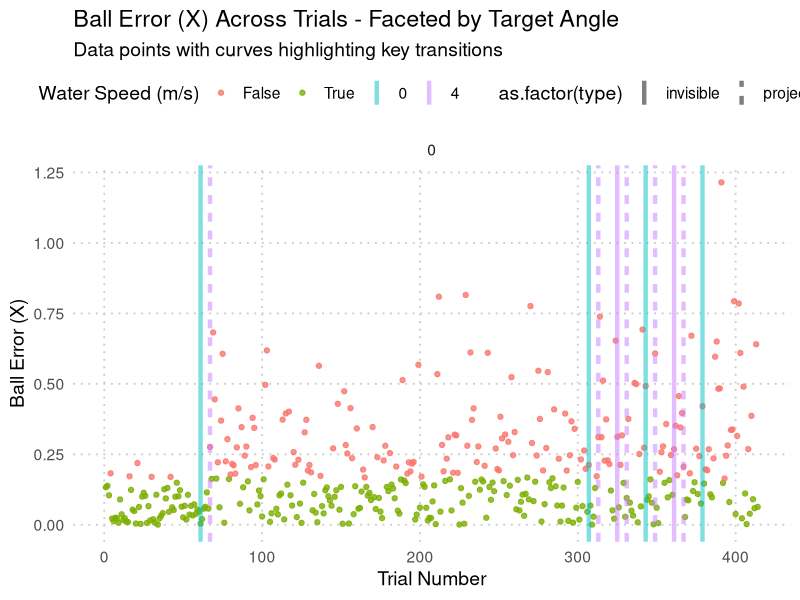
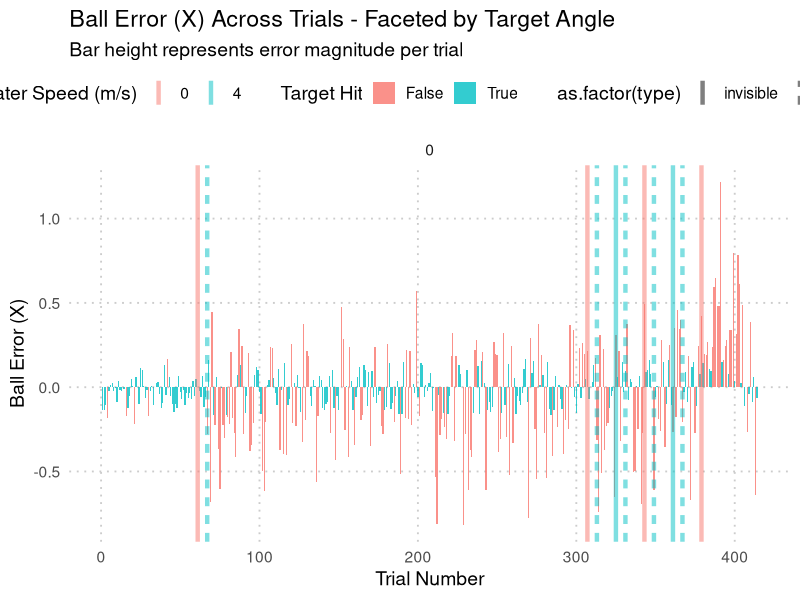
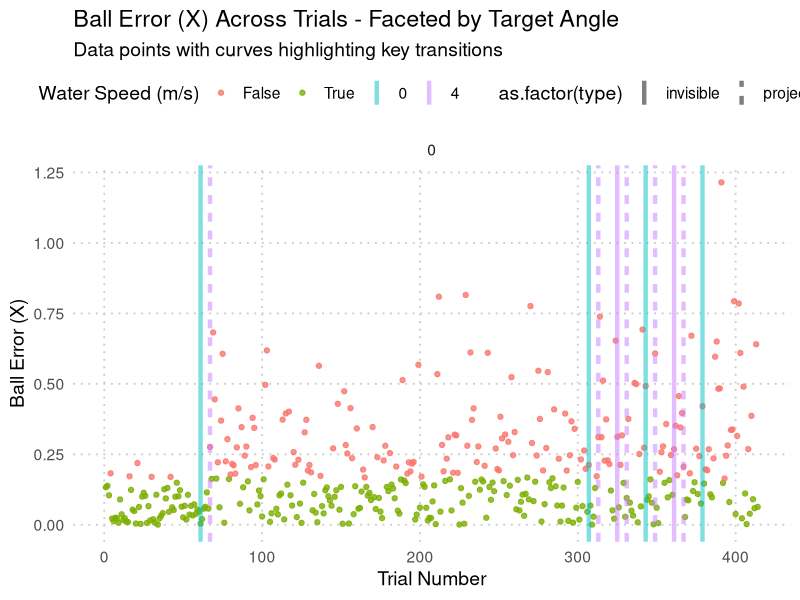
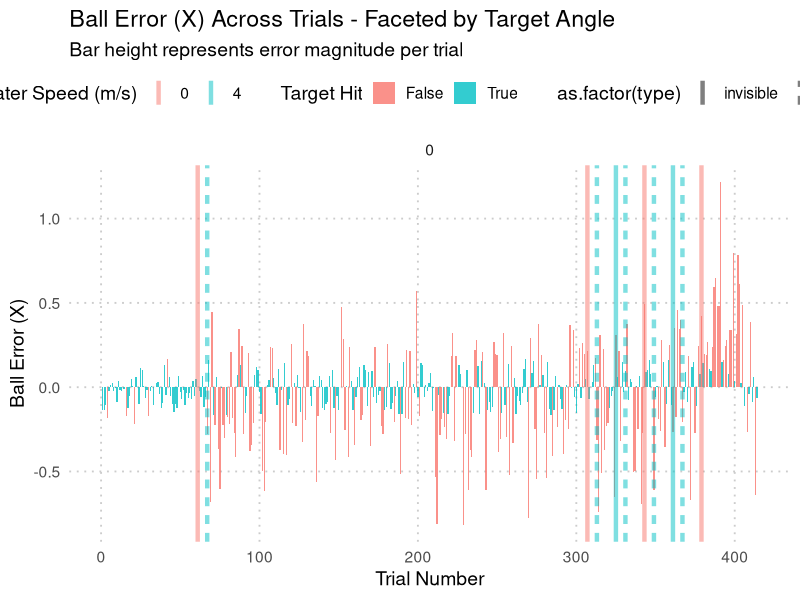

The R script that drew these images, in order: (Note: this script raises an error after producing the figures.)

# libraries
library(readr)
library(ggplot2)
library(viridis)
library(dplyr)

# variables:
text_size = 12

# load data
dat_1 <- read.csv('Pilot Data/J/trial_results_longer_paradigm.csv')

#dat_2 <- read.csv('Pilot Data/J/trial_results_40_current_0_target.csv')
#dat_2$ppid[dat_2$ppid == "123"] <- "124"
#dat_combined <- rbind(dat_1, dat_2)

dat_combined <- dat_1
  
# load save path
save_path <- "Figures/Pilot"

# create ball_error_x variable
dat_combined$ball_error_x <- dat_combined$final_ball_pos_x - dat_combined$target_position_x

# change launch angle to a numerical variable
dat_combined$launch_angle <- as.numeric(dat_combined$launch_angle)
str(dat_combined$launch_angle)

# rename water_speed_m/s to water_speed_m_s
colnames(dat_combined)[which(names(dat_combined) == "water_speed_m.s")] <- "water_speed_m_s"
dat_combined$water_speed_m_s <- as.factor(dat_combined$water_speed_m_s)
dat_combined$target_angle <- as.factor(dat_combined$target_angle)

# create abs_ball_error_x
dat_combined$abs_ball_error_x <- abs(dat_combined$ball_error_x)







# graph showing absolute ball_error_x across all trials
plt1 <- ggplot(dat_combined, aes(x = trial_num, y = abs_ball_error_x)) +
  
  # Add points with color based on target_hit
  geom_point(aes(color = as.factor(target_hit)), alpha = 0.8) +  
  
  theme_minimal(base_size = 14) +
  
  # Add vertical lines at specific trials, colored by water_speed_m_s
  geom_vline(data = dat_combined %>% filter(trial_num %in% c(61, 67, 307, 313, 325, 331, 343, 349, 361, 367, 379)), 
             aes(xintercept = trial_num, color = as.factor(water_speed_m_s), linetype = as.factor(type)), 
             size = 1.5, alpha = 0.5) +
  
  labs(
    x = "Trial Number",
    y = "Ball Error (X)",
    fill = "Target Hit",
    color = "Water Speed (m/s)",  # Added legend label for color mapping
    title = "Ball Error (X) Across Trials - Faceted by Target Angle",
    subtitle = "Data points with curves highlighting key transitions"
  ) +
  theme(
    legend.position = "top",
    panel.grid.major = element_line(color = "grey80", linetype = "dotted"),
    panel.grid.minor = element_blank()
  ) +
  facet_wrap(~target_angle)

plt1
ggsave("abs_ball_error_x.png", path = save_path, plot = plt1)


# Bar graph showing ball_error_x across all trials (faceted by target angle)
plt2 <- ggplot(dat_combined, aes(x = trial_num, y = ball_error_x, fill = as.factor(target_hit))) +
  geom_col(width = 0.8, alpha = 0.8) +  
  theme_minimal(base_size = 14) +
  
  # Add vertical lines at specific trials, colored by water_speed_m_s
  geom_vline(data = dat_combined %>% filter(trial_num %in% c(61, 67, 307, 313, 325, 331, 343, 349, 361, 367, 379)), 
             aes(xintercept = trial_num, color = as.factor(water_speed_m_s), linetype = as.factor(type)), 
             size = 1.5, alpha = 0.5) +
  labs(
    x = "Trial Number",
    y = "Ball Error (X)",
    fill = "Target Hit",
    color = "Water Speed (m/s)",  # Added legend label for color mapping
    title = "Ball Error (X) Across Trials - Faceted by Target Angle",
    subtitle = "Bar height represents error magnitude per trial"
  ) +
  theme(
    legend.position = "top",
    panel.grid.major = element_line(color = "grey80", linetype = "dotted"),
    panel.grid.minor = element_blank()
  ) +
  facet_wrap(~target_angle)



plt2
ggsave("ball_error_x.png", path = save_path, plot = plt2)

sum(dat$target_hit == 'TRUE') / sum(dat$trial_num) * 100

# Boxplots showing ball_error_x within targets (all trials)
plt3 <- ggplot(dat, aes(x = as.factor(target_angle), y = ball_error_x, color = as.factor(target_angle))) +
  geom_boxplot(width = 0.8, alpha = 0.8) +  
  theme_minimal(base_size = 14) +
  labs(
    x = "",
    y = "Ball Error (X)",
    color = "Target Angle",
    title = "Ball Error (X) Across Target Angle",
  ) +
  theme(
    legend.position = "top",
    panel.grid.major = element_line(color = "grey80", linetype = "dotted"),
    panel.grid.minor = element_blank()
  ) 
plt3
ggsave("ball_error_x_boxplot.png", path = save_path,  plot = plt3)




plt4 <- ggplot(dat, aes(x = trial_num, y = launch_Speed, fill = as.factor(target_hit))) +
  geom_col(width = 0.8, alpha = 0.8) +  
  theme_minimal(base_size = 14) +
  geom_vline(xintercept = 25, linetype = 'dashed') + # dashed line = invisible trials start
  geom_vline(xintercept = 31, linetype = 'solid') + # solid line = water current trials start
  geom_vline(xintercept = 151, linetype = 'dashed') + # dashed line = invisible trials start
  geom_vline(xintercept = 163, linetype = 'solid') + # solid line = water current trials start
  geom_vline(xintercept = 175, linetype = 'dashed') + # dashed line = invisible trials start
  labs(
    x = "Trial Number",
    y = "Launch Speed [m/s]",
    fill = "Target Hit",
    title = "Launch Speed [m/s] Across Trials - Faceted by Target Angle",
    subtitle = "Bar height represents launch speed per trial"
  ) +
  theme(
    legend.position = "top",
    panel.grid.major = element_line(color = "grey80", linetype = "dotted"),
    panel.grid.minor = element_blank()
  ) +
  facet_wrap(~target_angle)  
plt4

ggsave("launch_speed_trials.png", path = save_path, plot = plt4)



plt5 <- ggplot(dat, aes(x = trial_num, y = launch_angle, fill = as.factor(target_hit))) +
  geom_col(width = 0.8, alpha = 0.8) +  
  theme_minimal(base_size = 14) +
  geom_vline(xintercept = 25, linetype = 'dashed') + # dashed line = invisible trials start
  geom_vline(xintercept = 31, linetype = 'solid') + # solid line = water current trials start
  geom_vline(xintercept = 151, linetype = 'dashed') + # dashed line = invisible trials start
  geom_vline(xintercept = 163, linetype = 'solid') + # solid line = water current trials start
  geom_vline(xintercept = 175, linetype = 'dashed') + # dashed line = invisible trials start
  labs(
    x = "Trial Number",
    y = "Launch Angle (°)",
    fill = "Target Hit",
    title = "Launch Angle Across Trials - Faceted by Target Angle",
    subtitle = "Bar height represents launch speed per trial"
  ) +
  theme(
    legend.position = "top",
    panel.grid.major = element_line(color = "grey80", linetype = "dotted"),
    panel.grid.minor = element_blank()
  ) +
  facet_wrap(~target_angle)  
plt5

ggsave("launch_angle_trials.png", path = save_path, plot = plt5)


plt6 <- dat_combined %>%
  ggplot(aes(
    x = launch_angle,
    y = launch_Speed,
    size = -water_speed_m.s,
    color = ball_error_x
  )) +
  geom_point(alpha = 0.7, stroke = 0) +  
  theme_classic() +
  scale_size_continuous(range = c(2, 6)) +  
  scale_color_viridis_c() +  
  labs(
    x = "Launch Angle [°]",
    y = "Throw Speed [m/s]",
    size = "Water Speed [m/s]",  
    color = "Ball Error [x]"
  ) +
  theme(
    legend.position = "right",
    text = element_text(size = 14)
  )

plt6



# needs to be updated for new paradigms.......
# filter each phase of experiment
dat_baseline <- filter(dat, trial_num < 37)
dat_exposure <- filter(dat, trial_num > 36 & trial_num < 211)
dat_washout <- filter(dat, trial_num > 210)


# linear models to test if abs ball error decreases across trials (for rudimentary evidence of learning curves?)
mod_base <- lm(abs_ball_error_x ~ trial_num, data = dat_baseline)
summary(mod_base)

mod_exp <- lm(abs_ball_error_x ~ trial_num, data = dat_exposure)
summary(mod_exp)

mod_wash <- lm(abs_ball_error_x ~ trial_num, data = dat_washout)
summary(mod_wash)


# summary stats for experimental phase data
dat_baseline %>%
  group_by(target_angle) %>%
  summarise(mean_ball_error_x = mean(ball_error_x, na.rm = TRUE), var_ball_error_x = var(ball_error_x, na.rm = TRUE))

dat_exposure %>%
  group_by(target_angle) %>%
  summarise(mean_ball_error_x = mean(ball_error_x, na.rm = TRUE), var_ball_error_x = var(ball_error_x, na.rm = TRUE))

dat_washout %>%
  group_by(target_angle) %>%
  summarise(mean_ball_error_x = mean(ball_error_x, na.rm = TRUE), var_ball_error_x = var(ball_error_x, na.rm = TRUE))



# linear models illustrating the effect of launch speed and angle on ball_error_x
mod_speed <- lm(ball_error_x ~ launch_Speed, data = dat)
summary(mod_speed)

mod_angle <- lm(ball_error_x ~ launch_angle, data = dat)
summary(mod_angle)


mod_interaction <- lm(ball_error_x ~ launch_Speed + I(launch_Speed^2) * launch_angle, data = dat)
summary(mod_interaction)

mod_quad <- lm(abs_ball_error_x ~ launch_Speed + I(launch_Speed^2) * launch_angle + I(launch_angle^2), data = dat)
summary(mod_quad)
